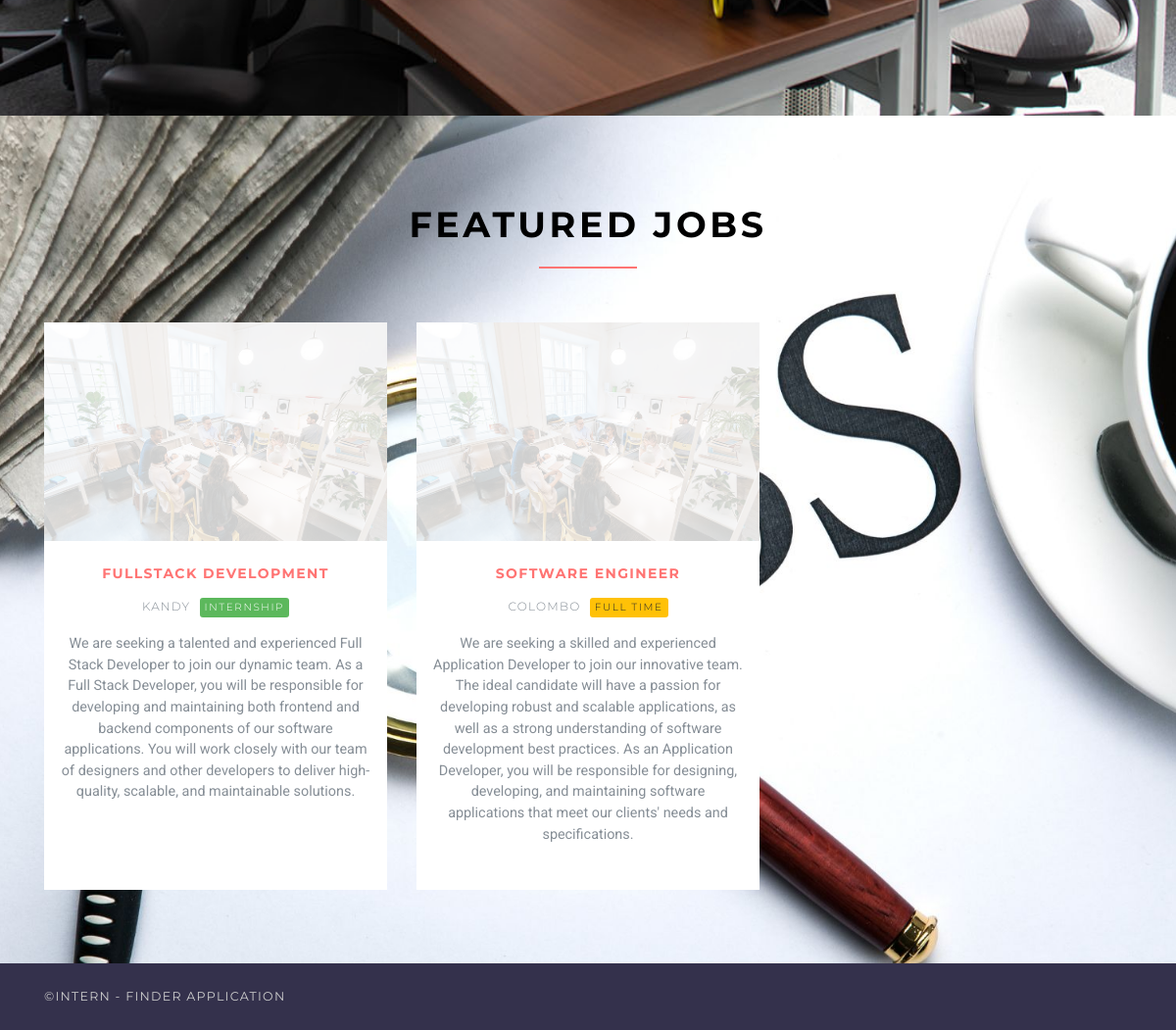
Before: / (lower part) with the older database file.
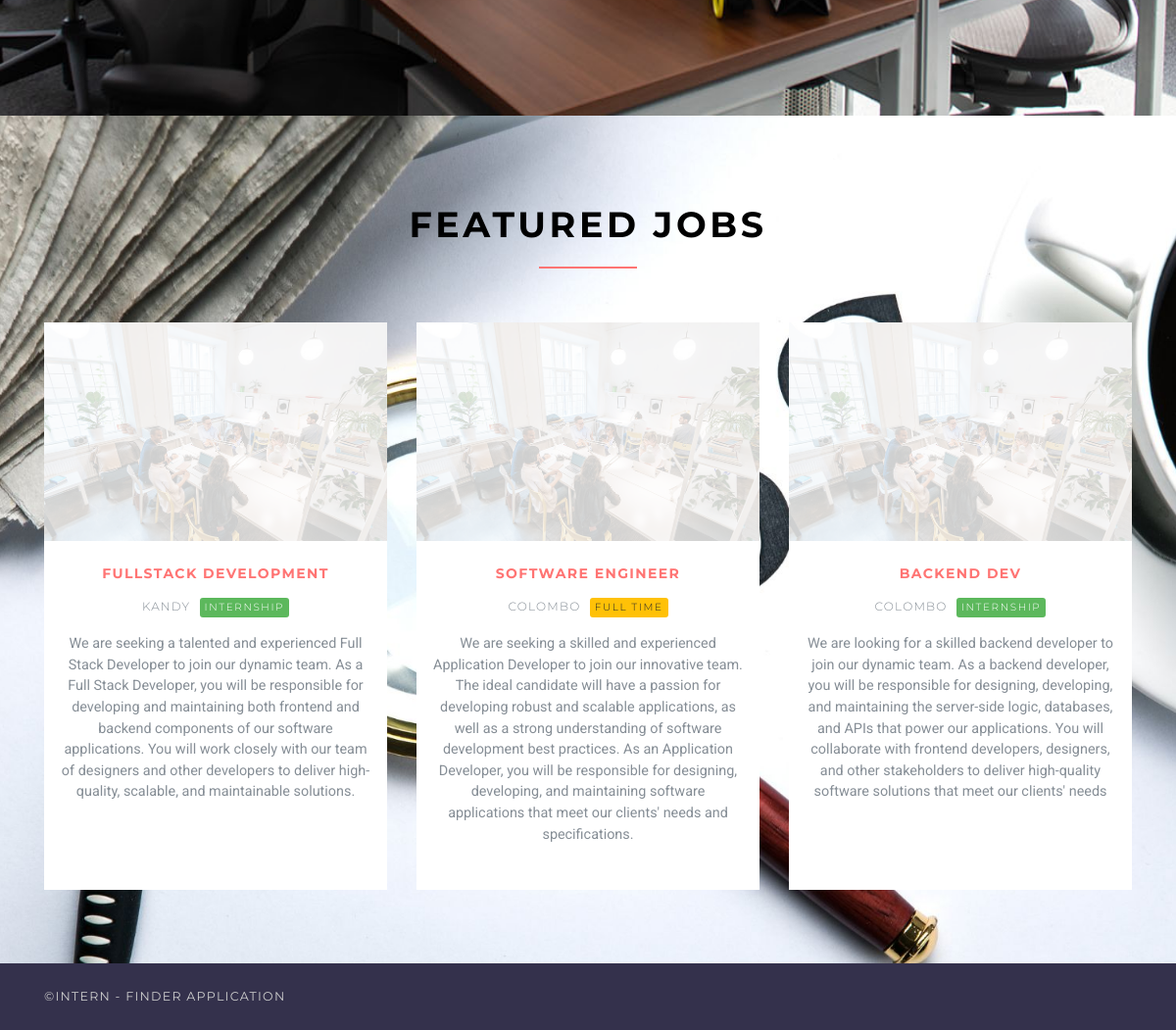
After: the same page with the newer database file.
### jobsapp/models.py (models this page shows, shortened)
class Job(models.Model):
    user = models.ForeignKey(User, on_delete=models.CASCADE)
    title = models.CharField(max_length=300)
    description = models.TextField()
    location = models.CharField(max_length=150)
    type = models.CharField(choices=JOB_TYPE, max_length=10)
    category = models.CharField(max_length=100)
    last_date = models.DateTimeField()
    company_name = models.CharField(max_length=100)
    company_description = models.CharField(max_length=300)
    website = models.CharField(max_length=100, default="")
    created_at = models.DateTimeField(default=timezone.now)
    filled = models.BooleanField(default=False)

### jobsapp/views/home.py (the view)
# urls.py: path('', HomeView.as_view(), name='home'),
class HomeView(ListView):
    model = Job
    template_name = 'home.html'
    context_object_name = 'jobs'
    def get_queryset(self):
        return self.model.objects.all()[:6]
    def get_context_data(self, **kwargs):
        context = super().get_context_data(**kwargs)
        context['trendings'] = self.model.objects.filter(created_at__month=timezone.now().month)[:3]
        return context

### templates/home.html (shortened to what this page needs)
{% extends 'base.html' %}
{% load static %}
    {% block content %}
    {% if request.user.role == 'employer' %}
        {% include 'home_employer.html' %}
    {% else %}
    <section class="job-form-section" style="background-image: url('{% static 'office.jpg' %}');
            /* Adjust background image properties */
            background-size: cover; /* Cover the entire container */
            background-repeat: no-repeat; /* Do not repeat the image */
            background-position: center;">
        <div class="container">
            <div class="row justify-content-center">
                <div class="col-lg-8">
                </div>
            </div>
        </div>
    </section>
    <section style="background-image: url('{% static 'jobs.jpg' %}');
    /* Adjust background image properties */
    background-size: cover; /* Cover the entire container */
    background-repeat: no-repeat; /* Do not repeat the image */
    background-position: center;" >
        <div class="container" >
            <h1 class="heading" style="color:black;">Featured jobs</h3>
            <div class="row featured align-items-stretch">
                {% for job in jobs %}
                    <div class="col-lg-4 mb-5 mb-lg-0">
                        <div class="box-image-text bg-visible full-height">
                            <div class="top">
                                <a href="{% url 'jobs:jobs-detail' job.id %}">
                                    <div class="image">
                                    </div>
                                    <div class="bg"></div>
                                </a>
                            </div>
                            <div class="content">
                                <h5><a href="{% url 'jobs:jobs-detail' job.id %}">{{ job.title }}</a></h5>
                                <p class="featured__details">
                                    {{ job.location }}
                                    {% if job.type == '1' %}
                                        <span class="badge featured-badge badge-warning">Full time</span>
                                    {% elif job.type == '2' %}
                                        <span class="badge featured-badge badge-primary">Part time</span>
                                    {% else %}
                                        <span style="color: #ffffff;" class="badge featured-badge badge-success">Internship</span>
                                    {% endif %}
                                </p>
                                <p>{{ job.description }}</p>
                            </div>
                        </div>
                    </div>
                {% endfor %}
            </div>
        </div>
    </section>
    {% endif %}
{% endblock %}

Changed rows visible on the page:
added Job: title "BACKEND DEV", location "COLOMBO", type "INTERNSHIP", description "We are looking for a skilled backend developer to join our dynamic team. As a backend developer, you will be responsible for designing, developing, and maintaining the server-side logic, databases, and APIs that power our applications. You will collaborate with frontend developers, designers, and other stakeholders to deliver high-quality software solutions that meet our clients' needs"
